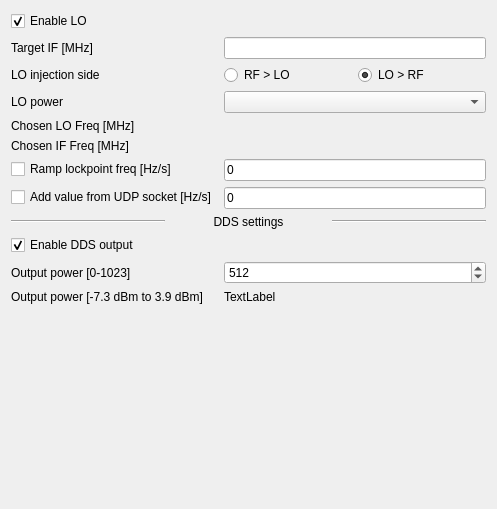
<?xml version="1.0" encoding="UTF-8"?>
<ui version="4.0">
 <class>Form</class>
 <widget class="QWidget" name="Form">
  <property name="geometry">
   <rect>
    <x>0</x>
    <y>0</y>
    <width>497</width>
    <height>509</height>
   </rect>
  </property>
  <property name="windowTitle">
   <string>Form</string>
  </property>
  <layout class="QFormLayout" name="formLayout">
   <item row="0" column="0" colspan="2">
    <widget class="QCheckBox" name="chkEnableLO">
     <property name="text">
      <string>Enable LO</string>
     </property>
     <property name="checked">
      <bool>true</bool>
     </property>
    </widget>
   </item>
   <item row="1" column="0">
    <widget class="QLabel" name="label_2">
     <property name="text">
      <string>Target IF [MHz]</string>
     </property>
    </widget>
   </item>
   <item row="1" column="1">
    <widget class="QLineEdit" name="editTargetIF"/>
   </item>
   <item row="2" column="0">
    <widget class="QLabel" name="label_3">
     <property name="text">
      <string>LO injection side</string>
     </property>
    </widget>
   </item>
   <item row="2" column="1">
    <layout class="QHBoxLayout" name="horizontalLayout">
     <item>
      <widget class="QRadioButton" name="radioUpper">
       <property name="text">
        <string>RF &gt; LO</string>
       </property>
       <property name="checked">
        <bool>false</bool>
       </property>
      </widget>
     </item>
     <item>
      <widget class="QRadioButton" name="radioLower">
       <property name="text">
        <string>LO &gt; RF</string>
       </property>
       <property name="checked">
        <bool>true</bool>
       </property>
      </widget>
     </item>
    </layout>
   </item>
   <item row="3" column="0">
    <widget class="QLabel" name="label_6">
     <property name="text">
      <string>LO power</string>
     </property>
    </widget>
   </item>
   <item row="3" column="1">
    <widget class="QComboBox" name="comboLOpower"/>
   </item>
   <item row="4" column="0">
    <widget class="QLabel" name="label_4">
     <property name="text">
      <string>Chosen LO Freq [MHz]</string>
     </property>
    </widget>
   </item>
   <item row="4" column="1">
    <widget class="QLabel" name="lblChosenLO">
     <property name="text">
      <string/>
     </property>
    </widget>
   </item>
   <item row="5" column="0">
    <widget class="QLabel" name="label_5">
     <property name="text">
      <string>Chosen IF Freq [MHz]</string>
     </property>
    </widget>
   </item>
   <item row="5" column="1">
    <widget class="QLabel" name="lblChosenIF">
     <property name="text">
      <string/>
     </property>
    </widget>
   </item>
   <item row="6" column="0">
    <widget class="QCheckBox" name="chkRamp">
     <property name="text">
      <string>Ramp lockpoint freq [Hz/s]</string>
     </property>
    </widget>
   </item>
   <item row="6" column="1">
    <widget class="QLineEdit" name="editRamp">
     <property name="text">
      <string>0</string>
     </property>
    </widget>
   </item>
   <item row="7" column="0">
    <widget class="QCheckBox" name="chkRampUDP">
     <property name="text">
      <string>Add value from UDP socket [Hz/s]</string>
     </property>
    </widget>
   </item>
   <item row="7" column="1">
    <widget class="QLineEdit" name="editRampUDP">
     <property name="text">
      <string>0</string>
     </property>
     <property name="readOnly">
      <bool>true</bool>
     </property>
    </widget>
   </item>
   <item row="8" column="0" colspan="2">
    <layout class="QHBoxLayout" name="horizontalLayout_2">
     <item>
      <widget class="Line" name="line_2">
       <property name="orientation">
        <enum>Qt::Horizontal</enum>
       </property>
      </widget>
     </item>
     <item>
      <widget class="QLabel" name="label_7">
       <property name="sizePolicy">
        <sizepolicy hsizetype="Minimum" vsizetype="Preferred">
         <horstretch>0</horstretch>
         <verstretch>0</verstretch>
        </sizepolicy>
       </property>
       <property name="text">
        <string>DDS settings</string>
       </property>
       <property name="alignment">
        <set>Qt::AlignCenter</set>
       </property>
      </widget>
     </item>
     <item>
      <widget class="Line" name="line">
       <property name="orientation">
        <enum>Qt::Horizontal</enum>
       </property>
      </widget>
     </item>
    </layout>
   </item>
   <item row="9" column="0" colspan="2">
    <widget class="QCheckBox" name="chkEnableDDS">
     <property name="text">
      <string>Enable DDS output</string>
     </property>
     <property name="checked">
      <bool>true</bool>
     </property>
    </widget>
   </item>
   <item row="10" column="0">
    <widget class="QLabel" name="label">
     <property name="text">
      <string>Output power [0-1023]</string>
     </property>
    </widget>
   </item>
   <item row="10" column="1">
    <widget class="QSpinBox" name="spinDDSpower">
     <property name="toolTip">
      <string>Output power can be tuned by changing this value from 0 to 1023, covering -7.3 dBm to 3.9 dBm, with the nominal value being 512 corresponding to 0 dBm</string>
     </property>
     <property name="maximum">
      <number>1023</number>
     </property>
     <property name="singleStep">
      <number>20</number>
     </property>
     <property name="value">
      <number>512</number>
     </property>
    </widget>
   </item>
   <item row="11" column="0">
    <widget class="QLabel" name="label_8">
     <property name="text">
      <string>Output power [-7.3 dBm to 3.9 dBm]</string>
     </property>
    </widget>
   </item>
   <item row="11" column="1">
    <widget class="QLabel" name="lblDDSpower">
     <property name="text">
      <string>TextLabel</string>
     </property>
    </widget>
   </item>
  </layout>
 </widget>
 <resources/>
 <connections/>
</ui>
